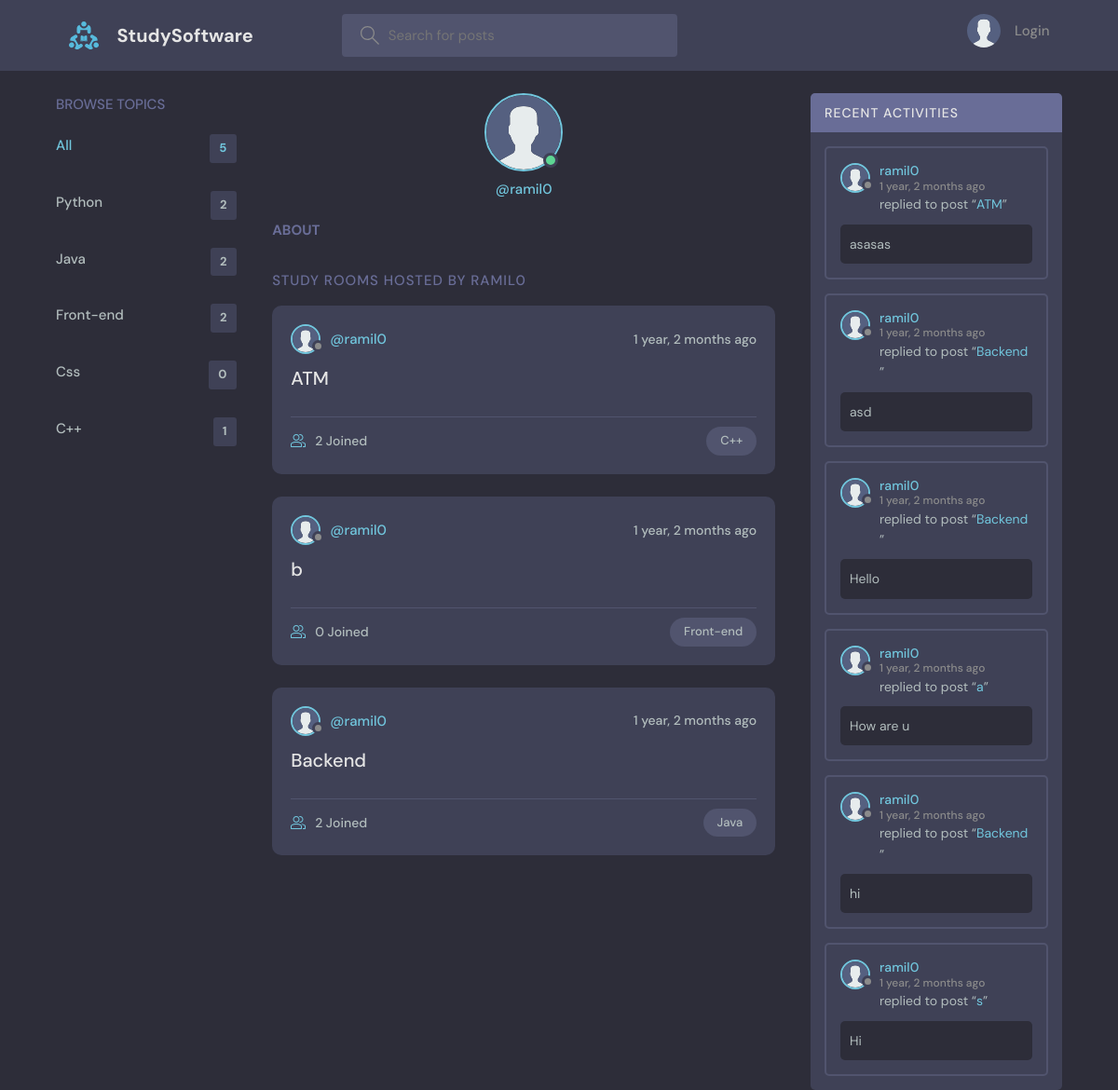
Page /profile/1/ on the earlier database version.
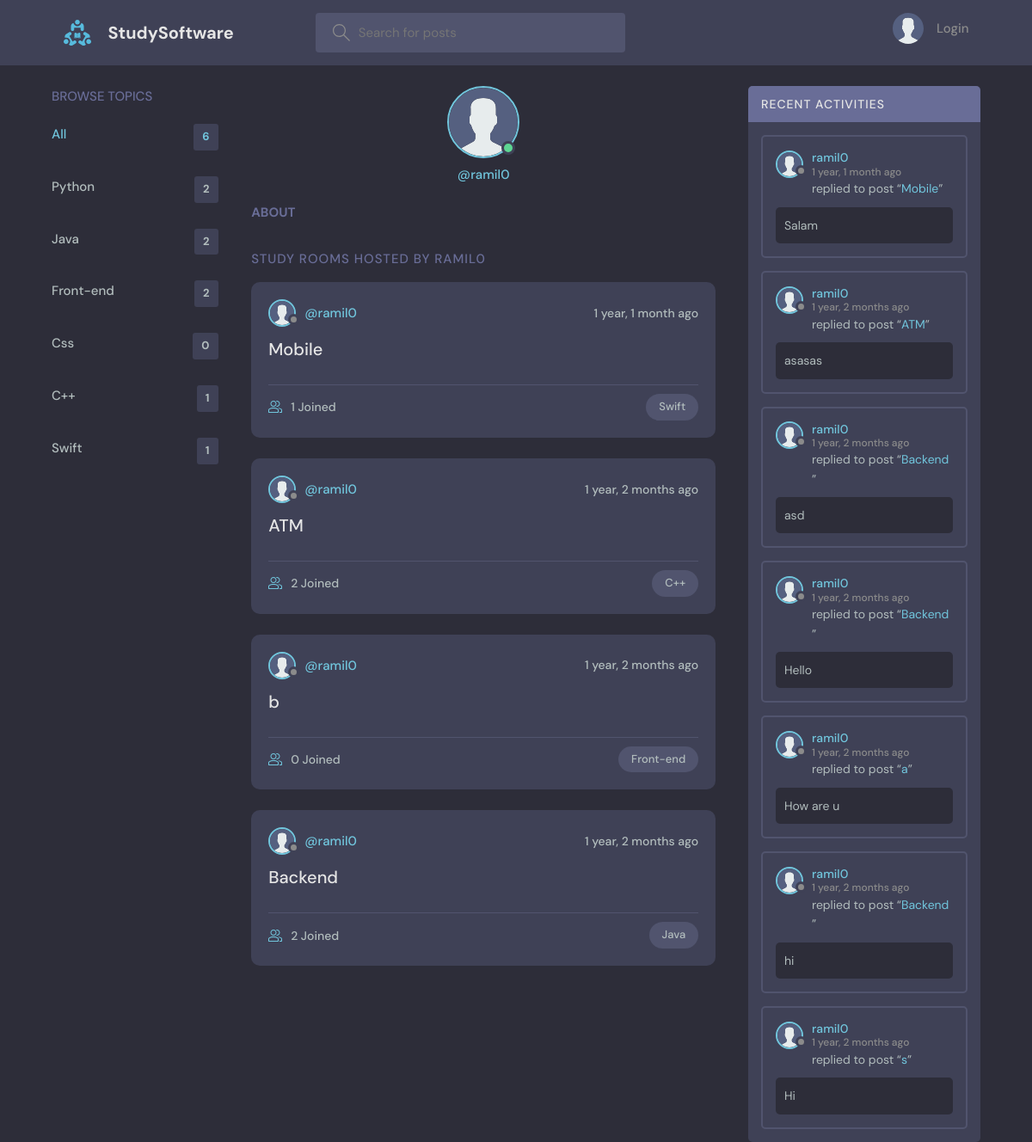
Same page on the later database version.
### base/models.py (models this page shows, shortened)
class Topic(models.Model):
    name = models.CharField(max_length=200)
    def __str__(self):
      return self.name

class Room(models.Model):
    host =  models.ForeignKey(User, on_delete=models.SET_NULL, null=True)
    topic = models.ForeignKey(Topic, on_delete=models.SET_NULL, null=True)
    name = models.CharField(max_length=200)
    description = models.TextField(null=True, blank=True)
    participants = models.ManyToManyField(User, related_name='participants', blank=True)
    updated = models.DateTimeField(auto_now=True)
    created = models.DateTimeField(auto_now_add=True)
    class Meta:
       ordering = ['-updated', '-created']
    def __str__(self):
        return self.name

class Message(models.Model):
    user = models.ForeignKey(User, on_delete=models.CASCADE )
    room = models.ForeignKey(Room, on_delete=models.CASCADE)
    body = models.TextField()
    updated = models.DateTimeField(auto_now=True)
    created = models.DateTimeField(auto_now_add=True)
    class Meta:
       ordering = ['-updated', '-created']

### base/views.py (the view)
# urls.py: path('profile/<str:pk>/', views.userProfile, name = "user-profile"),
def userProfile(request, pk):
    user = User.objects.get(id=pk)
    rooms = user.room_set.all()
    room_messages = user.message_set.all()
    topics =  Topic.objects.all()
    context = {'user':user,'rooms':rooms, 'room_messages':room_messages, 'topics':topics}
    return render(request,'base/profile.html', context)

### base/templates/base/profile.html (shortened to what this page needs)
{% extends 'main.html' %}
{% load static %}
{% block content %}
<main class="profile-page layout layout--3">
  <div class="container">
    {% include 'base/topics_component.html' %}
    <div class="roomList">
      <div class="profile">
        <div class="profile__avatar">
          <div class="avatar avatar--large active">
            <img src="{% static 'images/avatar.svg' %}" />
          </div>
        </div>
        <div class="profile__info">
          <p>@{{user.username}}</p>
        </div>
        <div class="profile__about">
          <h3>About</h3>
        </div>
      </div>
      <div class="roomList__header">
        <div>
          <h2>Study Rooms Hosted by {{user.username}}</a>
          </h2>
        </div>
      </div>
      {% include 'base/feed_component.html' %}
    </div>
    {% include 'base/activity_component.html' %}
  </div>
</main>
{% endblock content %}

### base/templates/base/topics_component.html
<div class="topics">
    <div class="topics__header">
      <h2>Browse Topics</h2>
    </div>
    <ul class="topics__list">
      <li>
        <a href="{% url 'home'%}" class="active">All <span>{{topics.count}}</span></a>
      </li>
      {% for topic in topics %}
      <li>
        <a href="{% url 'home' %}?q={{topic.name}}" >{{topic.name}} <span>{{topic.room_set.all.count}}</span></a>
      </li>
      {% endfor %}
    </ul>
    <a class="btn btn--link" href="topics.html">
      <svg version="1.1" xmlns="http://www.w3.org/2000/svg" width="32" height="32" viewBox="0 0 32 32">
      </svg>
    </a>
  </div>

### base/templates/base/feed_component.html (shortened to what this page needs)
{% load static %}
{% for room in rooms %}
<div class="roomListRoom">
    <div class="roomListRoom__header">
      <a href="{% url 'user-profile' room.host.id %}" class="roomListRoom__author">
        <div class="avatar avatar--small">
          <img src="{% static 'images/avatar.svg' %}" />
        </div>
        <span>@{{room.host.username}}</span>
      </a>
      <div class="roomListRoom__actions">
        <span>{{room.created|timesince}} ago</span>
      </div>
    </div>
    <div class="roomListRoom__content">
      <a href="{% url 'room' room.id %}">{{room.name}}</a>
    </div>
    <div class="roomListRoom__meta">
      <a href="{% url 'room' room.id %}" class="roomListRoom__joined">
        {{room.participants.all.count}} Joined
      </a>
      <p class="roomListRoom__topic">{{room.topic}}</p>
    </div>
  </div>
  {% endfor %}

### base/templates/base/activity_component.html (shortened to what this page needs)
{% load static %}
<div class="activities">
    <div class="activities__header">
      <h2>Recent Activities</h2>
    </div>
    {% for message in room_messages %}
    <div class="activities__box">
      <div class="activities__boxHeader roomListRoom__header">
        <a href="{% url 'user-profile' message.user.id %}" class="roomListRoom__author">
          <div class="avatar avatar--small">
            <img src="{% static 'images/avatar.svg' %}" />
          </div>
          <p>
            {{message.user}}
            <span> {{message.created|timesince}} ago</span>
          </p>
        </a>
      </div>
      <div class="activities__boxContent">
        <p>replied to post “<a href="{% url 'room' message.room.id%}">{{message.room}}</a>”</p>
        <div class="activities__boxRoomContent">
         {{message.body}}
        </div>
      </div>
    </div>
    {% endfor %}
  </div>

Differences in the rows shown:
added Topic: name "Swift", room_set.all.count "1"
added Room: host.username "ramil0", created "1 year, 1 month", name "Mobile", participants.all.count "1", topic "Swift"
added Message: user "ramil0", created "1 year, 1 month", room "Mobile", body "Salam"
Other differences:
{{ topics.count }}: "5" → "6"
